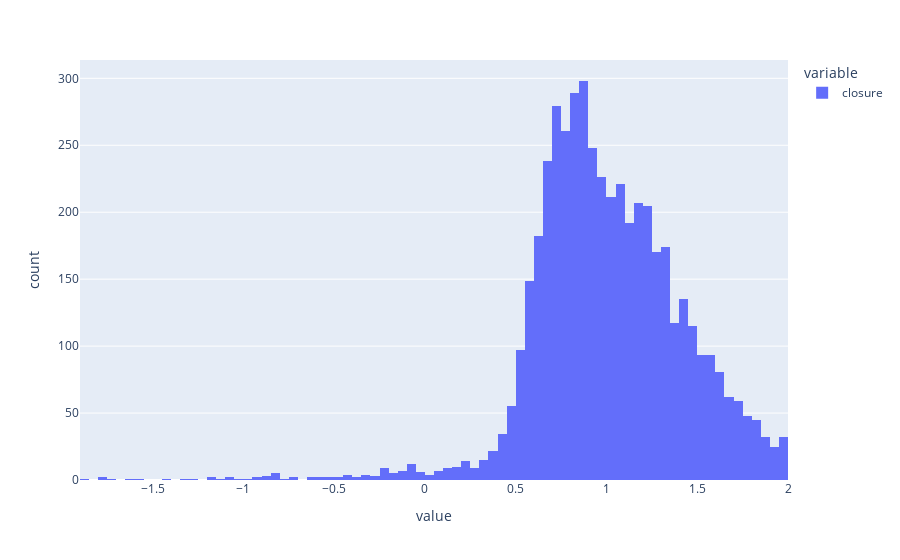

Notebook code cell kept with this figure:
### Markdown cell above
# Hourly Data

### Code cell
clean_eddy['closure'] = (clean_eddy['h']+clean_eddy['le'])/(clean_eddy['netrad']-clean_eddy['g'])
pos_netrad = clean_eddy[clean_eddy.netrad>0]
print(clean_eddy.closure.describe())
print(pos_netrad.closure.describe())
pos_netrad_sub = pos_netrad[(pos_netrad.closure>-2) & (pos_netrad.closure<2)]
px.histogram(pos_netrad_sub['closure'], )

### Figure 1 — Plotly figure (JSON) as saved in the notebook; plotly's stock layout.template omitted (floating-point values rounded to 4 significant figures; data arrays with more than 128 entries replaced by an {"elided": "..."} marker saying what was removed)
{"data": [{"alignmentgroup": "True", "bingroup": "x", "hovertemplate": "variable=closure<br>value=%{x}<br>count=%{y}<extra></extra>", "legendgroup": "closure", "marker": {"color": "#636efa", "pattern": {"shape": ""}}, "name": "closure", "offsetgroup": "closure", "orientation": "v", "showlegend": true, "type": "histogram", "x": {"elided": "4852 float values"}, "xaxis": "x", "yaxis": "y"}], "layout": {"barmode": "relative", "legend": {"title": {"text": "variable"}, "tracegroupgap": 0}, "margin": {"t": 60}, "xaxis": {"anchor": "y", "domain": [0, 1], "title": {"text": "value"}}, "yaxis": {"anchor": "x", "domain": [0, 1], "title": {"text": "count"}}}}
